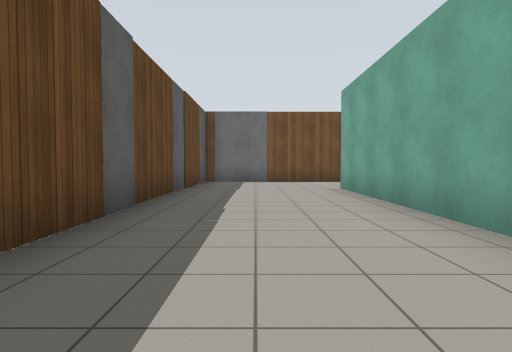
[1] (above)

21 first-person views from a walk through a world built for the Gazebo simulator. The camera is 1 m above the floor, tilts 2° down and sees 75° across. Floor lines are 1 m apart. The floor is counted in squares, 2 m on a side. Each view is taken from the middle of a square. On the plan, view 1 faces up. The plan holds only what a view shows up to about 9 squares ahead; the rest is blank. The robots in the file are not drawn. Gazebo's built-in surfaces are drawn with simple patterns.

[2]
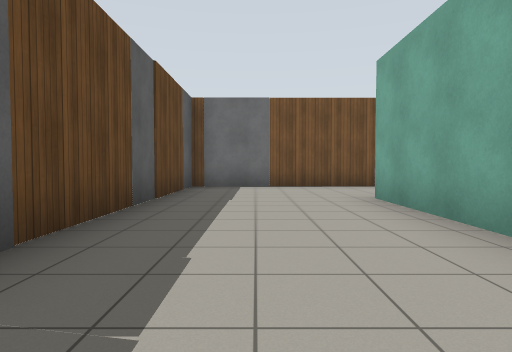

[3]
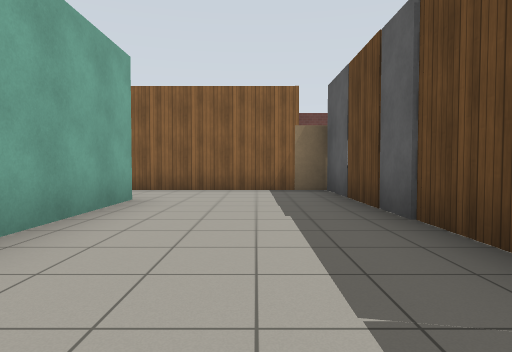

[4]
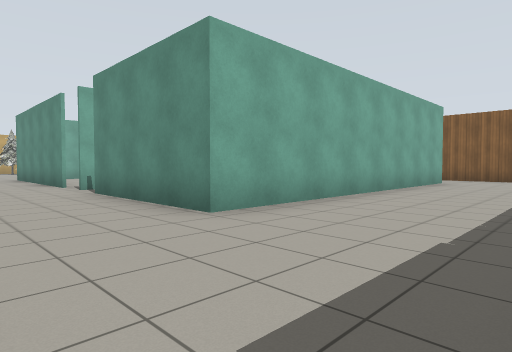

[5]
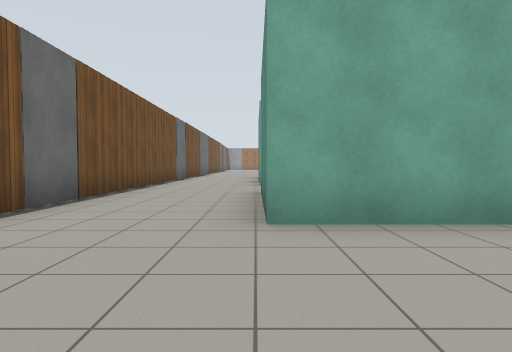

[6]
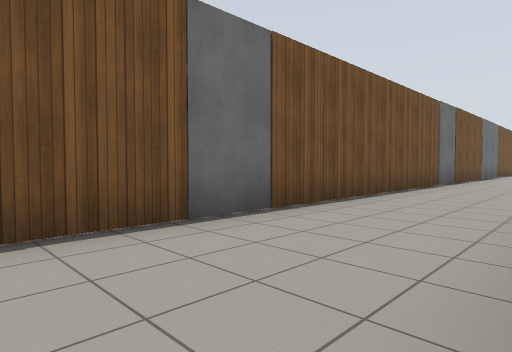

[7]
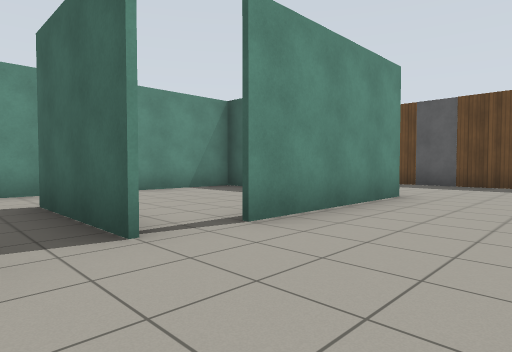

[8]
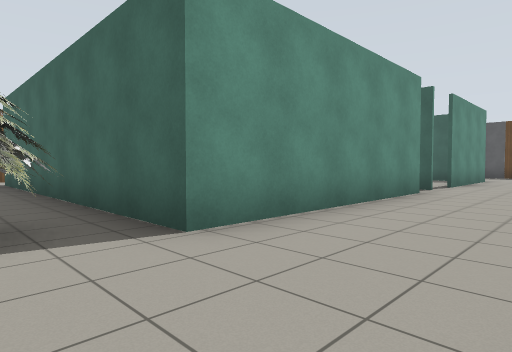

[9]
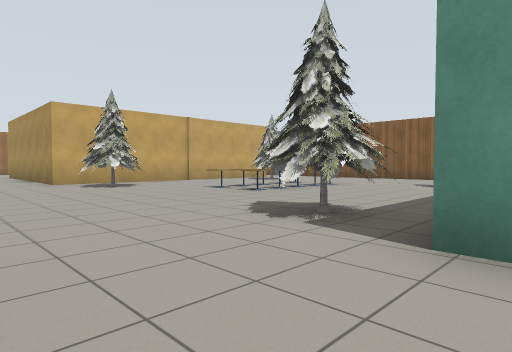

[10]
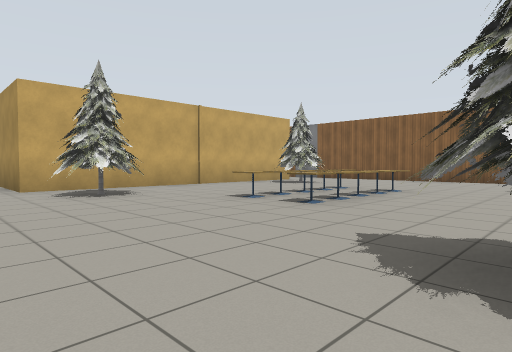

[11]
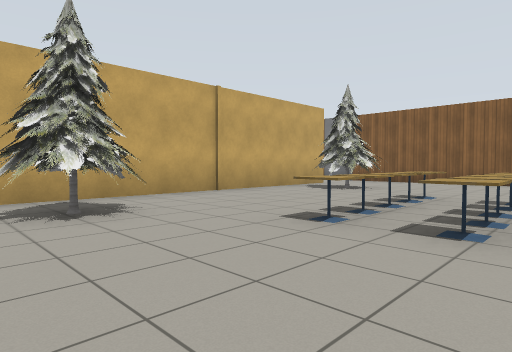

[12]
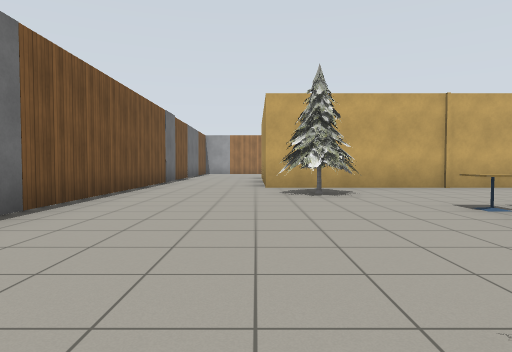

[13]
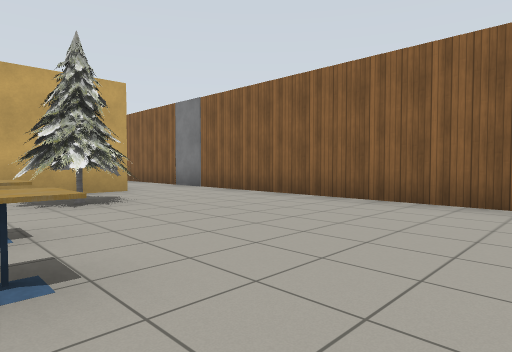

[14]
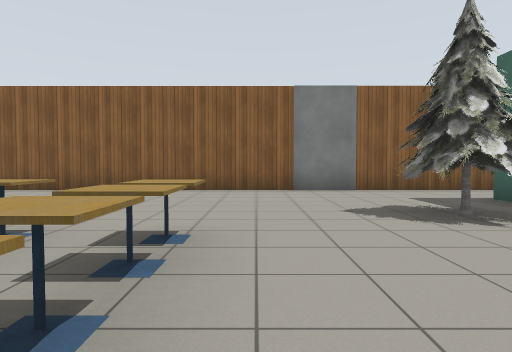

[15]
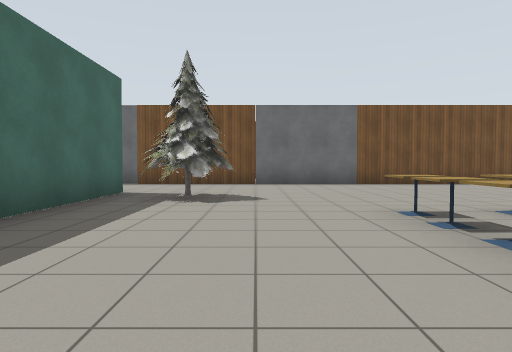

[16]
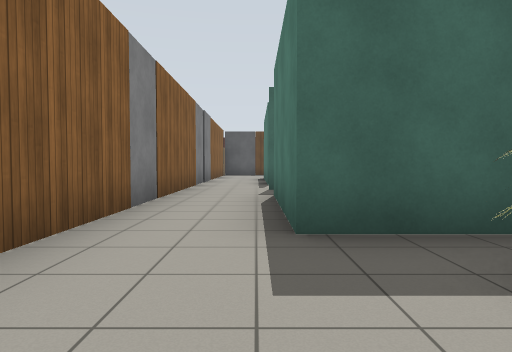

[17]
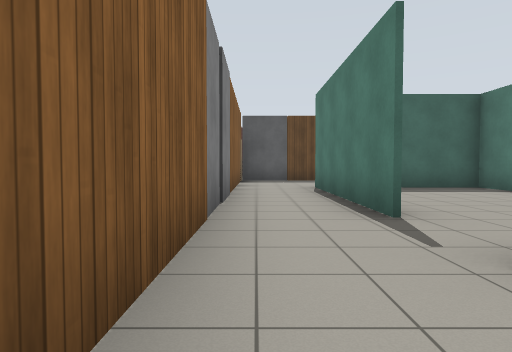

[18]
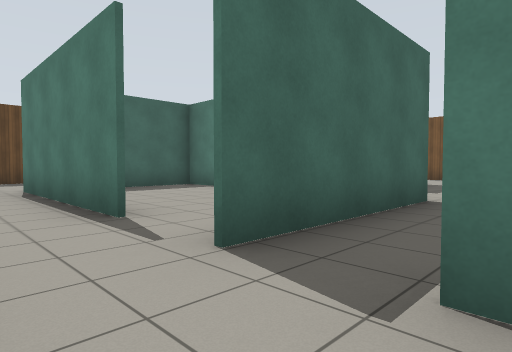

[19]
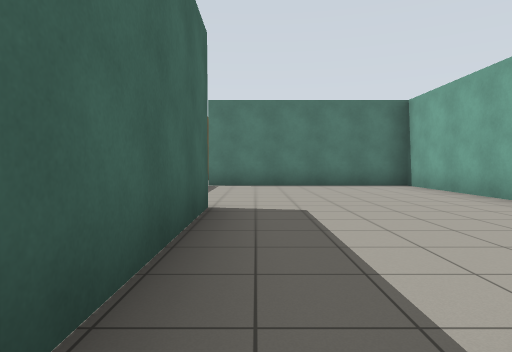

[20]
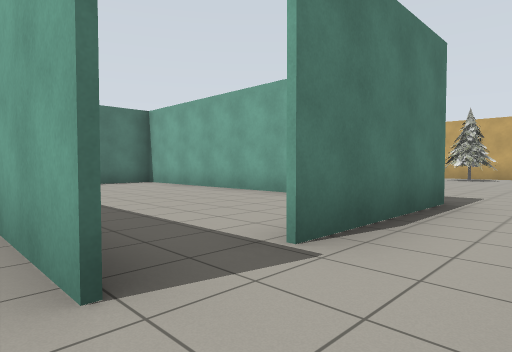

[21]
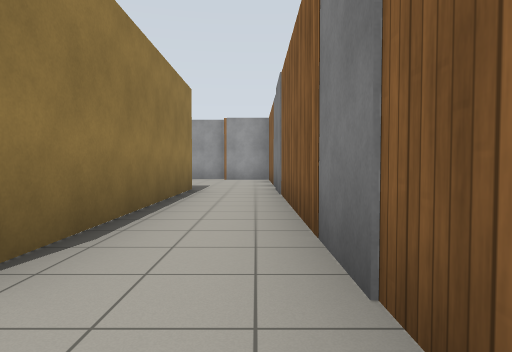

### Floor plan
Points are (right, up) in squares from view 1. A wall is a line through its corners. A room is listed if a view was taken in it or the views show most of it. See-through windows are left out.
Room 1 (views 1, 2, 3, 4, 5, 6)
walls: (-1.5, 2.5) (-1.5, 1); (-1.5, 5.5) (-1.5, 4.4); (-1.5, 0.2) (-1.5, -1.1); (-1.5, 8.5) (-1.5, 6.9); (1.8, -0.7) (1.8, 6.9); (2.5, 9.6) (0.5, 9.6); (-1.5, -2.4) (1.4, -2.4)
ways out: opening at (2, 8.5) to room 2; opening at (2.5, -2) to room 6
objects: door leaf (-2, 3) to (-2, 4); door leaf (-2, 6); door leaf (-2, 9); door leaf (-1, -2); door leaf (-1, 1); door leaf (-1, 10) to (0, 10)
Room 2 (view 7)
walls: (6.9, 6.9) (10.6, 6.9); (9.5, 9.6) (3.8, 9.6); (1.8, 6.9) (5, 6.9)
ways out: opening at (2, 8.5) to room 1; opening at (11.5, 8.5) to room 3
objects: door leaf (3, 10); door leaf (10, 10)
Room 3 (views 8, 9, 10, 11, 12, 13, 14, 15, 16, 21)
walls: (13.6, 9.6) (10.9, 9.6); (10.6, 6.9) (11.6, 6.9) (11.6, 1.6); (20.1, -0.7) (20.1, 6.9); (14.5, -2.4) (20.3, -2.4); (19.5, 9.6) (16.5, 9.6); (21.6, -0.7) (20.6, -0.7)
ways out: opening at (11.5, 8.5) to room 2; opening at (11.5, -2) to room 4; opening at (20, 8.5); opening at (22, -2)
objects: pine tree (12, 0) to (13, 1); pine tree (12, 6) to (13, 6); door leaf (14, 10) to (15, 10); cafe table (16, 2); cafe table (16, 3); cafe table (16, 4); door leaf (16, 10); cafe table (17, 2); cafe table (17, 3); cafe table (17, 4); pine tree (18, 0) to (19, 1); pine tree (18, 6) to (19, 6); door leaf (21, -3)
Room 4 (views 17, 18)
walls: (10.5, -2.4) (13.1, -2.4); (11.8, -0.7) (8.6, -0.7)
ways out: opening at (11.5, -2) to room 3; opening at (9, -2) to room 5
Room 5 (view 19)
walls: (7.4, -2.4) (9.1, -2.4)
ways out: opening at (9, -2) to room 4; opening at (8, -1)
Room 6 (view 20)
walls: (6, -0.7) (1.8, -0.7); (6.5, -2.4) (7.4, -2.4); (1.4, -2.4) (3.3, -2.4)
ways out: opening at (2.5, -2) to room 1; opening at (7, -2)
objects: door leaf (4, -3); door leaf (5, -3) to (6, -3)
Room 7 (no view inside)
walls: (7.4, 2.9) (7.5, -0.9); (11.6, 1.8) (11.6, 6.8) (6.9, 6.8); (5.6, 2.9) (6.3, 2.9); (6, 6.9) (6, 4.4)
ways out: opening at (6, 4) to room 8
Room 8 (no view inside)
walls: (1.8, 2.9) (4.1, 2.9)
ways out: opening at (6, 4) to room 7

Where each view was taken, in squares from view 1:
view 1: 0 up, 0 right, facing up
view 2: 2 up, 0 right, facing up
view 3: 4 up, 0 right, facing down
view 4: 9 up, 1 left, facing down-right
view 5: 7 up, 1 left, facing right
view 6: 7 up, 1 right, facing up-right
view 7: 9 up, 7 right, facing down-left
view 8: 9 up, 13 right, facing down-left
view 9: 9 up, 11 right, facing down-right
view 10: 8 up, 13 right, facing down-right
view 11: 7 up, 15 right, facing down-right
view 12: 7 up, 13 right, facing right
view 13: 2 up, 14 right, facing down-right
view 14: 4 up, 15 right, facing down
view 15: 1 up, 14 right, facing up
view 16: 1 down, 14 right, facing left
view 17: 2 down, 9 right, facing left
view 18: 2 down, 9 right, facing up-left
view 19: 1 down, 8 right, facing up
view 20: 2 down, 7 right, facing up-right
view 21: 2 down, 19 right, facing right
